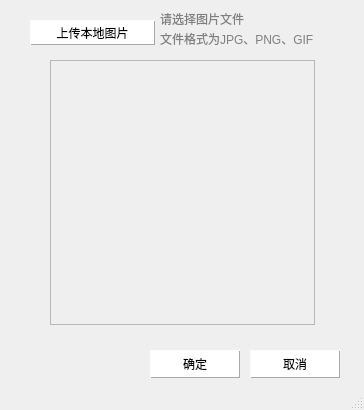
<?xml version="1.0" encoding="UTF-8"?>
<ui version="4.0">
 <class>Ui_Avatar</class>
 <widget class="QDialog" name="Ui_Avatar">
  <property name="geometry">
   <rect>
    <x>0</x>
    <y>0</y>
    <width>364</width>
    <height>410</height>
   </rect>
  </property>
  <property name="windowTitle">
   <string>更换头像</string>
  </property>
  <property name="sizeGripEnabled">
   <bool>true</bool>
  </property>
  <widget class="QPushButton" name="pushButton">
   <property name="geometry">
    <rect>
     <x>30</x>
     <y>20</y>
     <width>125</width>
     <height>25</height>
    </rect>
   </property>
   <property name="styleSheet">
    <string notr="true">QPushButton{
	border-width: 1px;
    background-color: white;
	border-color: rgb(171,168,165);
    border-style: outset;
    }

QPushButton:pressed {
    background-color: rgb(240,240,240);
    border-style: inset;
    }</string>
   </property>
   <property name="text">
    <string>上传本地图片</string>
   </property>
   <property name="icon">
    <iconset resource="../../resources/resources.qrc">
     <normaloff>:/images/imageupdown.png</normaloff>:/images/imageupdown.png</iconset>
   </property>
  </widget>
  <widget class="QFrame" name="frame">
   <property name="geometry">
    <rect>
     <x>50</x>
     <y>60</y>
     <width>265</width>
     <height>265</height>
    </rect>
   </property>
   <property name="styleSheet">
    <string notr="true">border-image: url(:/images/yonghu.png);</string>
   </property>
   <property name="frameShape">
    <enum>QFrame::StyledPanel</enum>
   </property>
   <property name="frameShadow">
    <enum>QFrame::Raised</enum>
   </property>
  </widget>
  <widget class="QPushButton" name="pushButton_3">
   <property name="geometry">
    <rect>
     <x>150</x>
     <y>350</y>
     <width>90</width>
     <height>28</height>
    </rect>
   </property>
   <property name="styleSheet">
    <string notr="true">QPushButton{
	border-width: 1px;
    background-color: white;
	border-color: rgb(171,168,165);
    border-style: outset;
    }

QPushButton:pressed {
    background-color: rgb(240,240,240);
    border-style: inset;
    }</string>
   </property>
   <property name="text">
    <string>确定</string>
   </property>
  </widget>
  <widget class="QPushButton" name="pushButton_4">
   <property name="geometry">
    <rect>
     <x>250</x>
     <y>350</y>
     <width>90</width>
     <height>28</height>
    </rect>
   </property>
   <property name="styleSheet">
    <string notr="true">QPushButton{
	border-width: 1px;
    background-color: white;
	border-color: rgb(171,168,165);
    border-style: outset;
    }

QPushButton:pressed {
    background-color: rgb(240,240,240);
    border-style: inset;
    }</string>
   </property>
   <property name="text">
    <string>取消</string>
   </property>
  </widget>
  <widget class="QLabel" name="label">
   <property name="geometry">
    <rect>
     <x>160</x>
     <y>10</y>
     <width>111</width>
     <height>16</height>
    </rect>
   </property>
   <property name="text">
    <string>&lt;html&gt;&lt;head/&gt;&lt;body&gt;&lt;p&gt;&lt;span style=&quot; color:#808080;&quot;&gt;请选择图片文件&lt;/span&gt;&lt;/p&gt;&lt;/body&gt;&lt;/html&gt;</string>
   </property>
  </widget>
  <widget class="QLabel" name="label_2">
   <property name="geometry">
    <rect>
     <x>160</x>
     <y>30</y>
     <width>191</width>
     <height>16</height>
    </rect>
   </property>
   <property name="text">
    <string>&lt;html&gt;&lt;head/&gt;&lt;body&gt;&lt;p&gt;&lt;span style=&quot; color:#808080;&quot;&gt;文件格式为JPG、PNG、GIF&lt;/span&gt;&lt;/p&gt;&lt;/body&gt;&lt;/html&gt;</string>
   </property>
  </widget>
 </widget>
 <resources>
  <include location="../../resources/resources.qrc"/>
 </resources>
 <connections/>
</ui>
